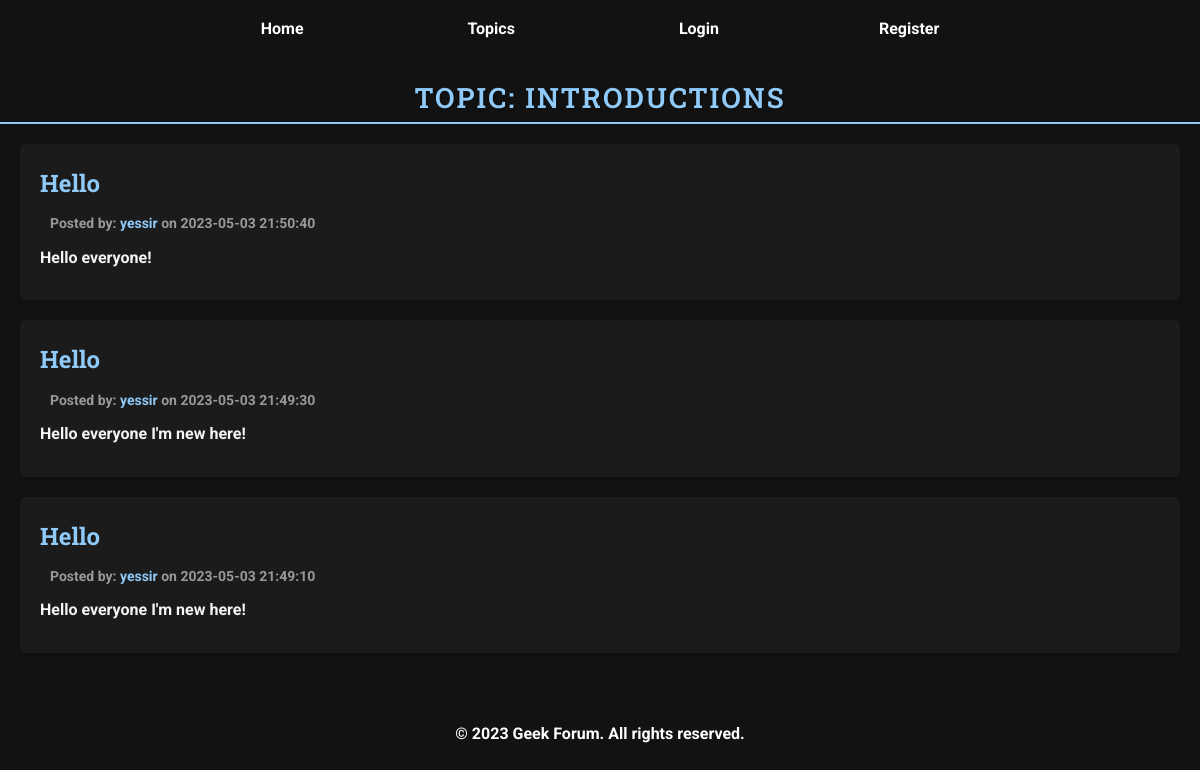
Screenshot of /topic_posts.php?id_topic=4 with the database file from the repository.
### tables this page shows
CREATE TABLE `topics` (
  `id` int(11) NOT NULL,
  `title` varchar(256) NOT NULL,
  `description` varchar(256) NOT NULL
);

CREATE TABLE `posts` (
  `idp` int(11) NOT NULL,
  `under` int(11) DEFAULT NULL,
  `id` int(11) NOT NULL,
  `username` varchar(50) NOT NULL,
  `title` varchar(256) DEFAULT NULL,
  `content` varchar(256) NOT NULL,
  `created_at` datetime NOT NULL DEFAULT current_timestamp(),
  `id_topic` int(11) DEFAULT NULL
);

### topic_posts.php (the view, shortened to what this page needs)
<?php
    require 'db.php';
    $id_topic = isset($_GET['id_topic']) ? (int)$_GET['id_topic'] : 0;
    $topic_sql = "SELECT * FROM topics WHERE id = {$id_topic}";
    $topic_result = $conn->query($topic_sql);
    $topic = $topic_result->fetch_assoc();
    $posts_sql = "SELECT * FROM posts WHERE id_topic = {$id_topic} ORDER BY created_at DESC";
    $posts_result = $conn->query($posts_sql);
?>
<!DOCTYPE html>
<html lang="en">
<head>
    <link rel="stylesheet" href="style.css">
</head>
<body>
    <?php require 'header.php'; ?>
    <h2 class="title">Topic: <?php echo htmlspecialchars($topic['title'])?></h2>
    <?php if ($posts_result->num_rows > 0):
        while ($post = $posts_result->fetch_assoc()):?>
            <article class='post'>
                <header class="post-header">
                    <h2 class="post-title"><a href="post/<?php echo htmlspecialchars($post['idp'])?>"><?php echo htmlspecialchars($post['title'])?></a></h2>
                    <p class="post-meta">Posted by: <a href="user/<?php echo htmlspecialchars($post['id'])?>"><?php echo htmlspecialchars($post['username'])?></a> on <?php echo htmlspecialchars($post['created_at'])?></p>
                </header>
                <p class="post-content"><?php echo htmlspecialchars($post['content'])?></p>
            </article>
        <?php endwhile; else: ?>
        <p>No posts found for this topic.</p>
    <?php endif;?>
</body>
<?php include("footer.php"); ?>
</html>

### style.css (style rules this page uses)
* { margin: 0; padding: 0; box-sizing: border-box; }
html { height: 100%; }
body { font-family: 'Roboto', sans-serif; background-color: #121212; font-weight: bold; line-height: 1.6; color: #f5f5f5; display: flex; flex-direction: column; min-height: 100%; min-width: 800px; overflow-x: auto; overflow-y: auto; background-image: url('.resources/background.jpg'); background-position: center; background-repeat: no-repeat; background-size: cover; background-attachment: fixed; }
body, h1, h2, h3, h4, h5, h6, p, ul, li { margin: 0; padding: 0; }
a { text-decoration: none; color: #90caf9; }
.post { background-color: rgba(30, 30, 30, 0.8); border-radius: 5px; box-shadow: 0 2px 5px rgba(0, 0, 0, 0.2); margin-bottom: 20px; margin-left: 20px; margin-right: 20px; padding: 20px; }
.post-title { font-family: 'Roboto Slab', serif; font-size: 24px; margin-bottom: 10px; }
.post-meta { color: #999; font-size: 14px; margin: 0px 10px 10px 10px; }
.post-content { margin-bottom: 10px; }
.title { margin-top:20px; font-family: 'Roboto Slab', serif; font-size: 28px; font-weight: 600; text-transform: uppercase; letter-spacing: 2px; line-height: 1.4; color: #90caf9; text-shadow: 1px 1px 2px rgba(0, 0, 0, 0.4); border-bottom: 2px solid #90caf9; padding-bottom: 5px; margin-bottom: 20px; text-align: center; }

### rows the page displays
topics: title "INTRODUCTIONS"
posts: title "Hello", username "yessir", created_at "2023-05-03 21:50:40", content "Hello everyone!"
posts: title "Hello", username "yessir", created_at "2023-05-03 21:49:30", content "Hello everyone I'm new here!"
posts: title "Hello", username "yessir", created_at "2023-05-03 21:49:10", content "Hello everyone I'm new here!"
